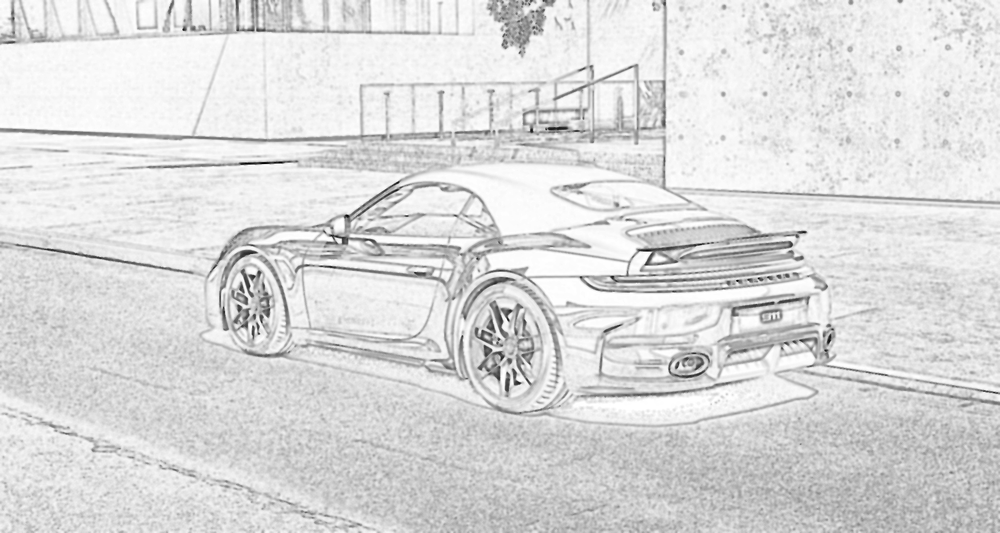
#> input picture car-sketch-project/Car_high_quality_sketch.png, 1000 x 533 px, shrunk from 2010 x 1072 before the run; its folder holds only this picture in this run
$ python car_sketch.py Car_high_quality_sketch.png out.png Car_sketch.png
#> lines starting #> are read from the running program, lines starting #| are printed output that depends on the picture
#!/usr/bin/env python3
"""
Convert a car image to a pencil sketch style.
Usage: python3 car_sketch.py <input_image> <output_image>
"""

import cv2
import numpy as np
import sys
from pathlib import Path

def create_sketch(image_path, output_path=None, sketch_type='pencil'):
    """
    Convert an image to a sketch style.

    Args:
        image_path: Path to input image
        output_path: Path to save sketch (optional)
        sketch_type: 'pencil' or 'edge' or 'cartoon'
    """
#> called with image_path = 'Car_high_quality_sketch.png', output_path = 'out.png', sketch_type = 'Car_sketch.png'

    # Read the image
    img = cv2.imread(str(image_path))
#> img is the input picture: shape (533, 1000, 3); min 0, max 255, mean 219.3
    if img is None:
        print(f"Error: Could not load image from {image_path}")
        return None

    # Convert to grayscale
    gray = cv2.cvtColor(img, cv2.COLOR_BGR2GRAY)

    if sketch_type == 'pencil':
        # Pencil sketch effect using Laplacian
        inv_gray = 255 - gray
        blurred = cv2.GaussianBlur(inv_gray, (21, 21), 0)
        sketch = cv2.divide(gray, 255 - blurred, scale=256)

    elif sketch_type == 'edge':
        # Edge detection (Canny)
        edges = cv2.Canny(gray, 100, 200)
        sketch = 255 - edges

    elif sketch_type == 'cartoon':
        # Cartoon effect: posterize with edge overlay
        blur = cv2.bilateralFilter(img, 9, 75, 75)
        edges = cv2.Canny(gray, 100, 200)
        sketch = cv2.cvtColor(edges, cv2.COLOR_GRAY2BGR)
        sketch = cv2.bitwise_and(blur, sketch)
        gray = cv2.cvtColor(sketch, cv2.COLOR_BGR2GRAY)

    # Apply sharpening
    kernel = np.array([[-1, -1, -1],
                       [-1,  9, -1],
                       [-1, -1, -1]])
    sketch = cv2.filter2D(gray, -1, kernel)
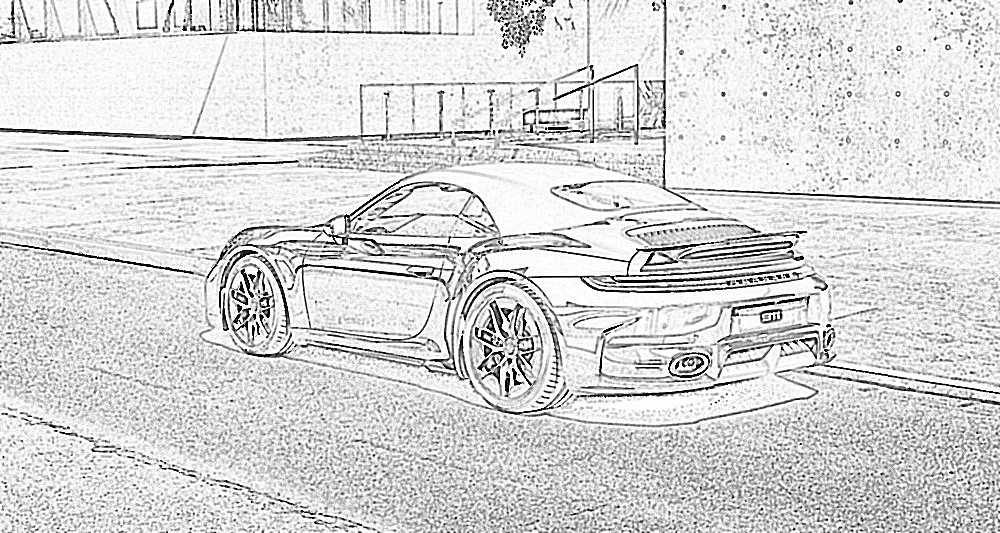
#> sketch: shape (533, 1000); min 0, max 255, mean 214.7

    # Normalize to 0-255 range
    sketch = cv2.normalize(sketch, None, 0, 255, cv2.NORM_MINMAX)

    # Save if output path provided
    if output_path:
        output_path = Path(output_path)
        output_path.parent.mkdir(parents=True, exist_ok=True)
        cv2.imwrite(str(output_path), sketch)
        print(f"Sketch saved to: {output_path}")
        return str(output_path)

    return sketch

if __name__ == '__main__':
    if len(sys.argv) < 2:
        print("Usage: python3 car_sketch.py <input_image> [output_image] [sketch_type]")
        print("Sketch types: pencil (default), edge, cartoon")
        sys.exit(1)

    input_image = sys.argv[1]
    output_image = sys.argv[2] if len(sys.argv) > 2 else None
    sketch_type = sys.argv[3] if len(sys.argv) > 3 else 'pencil'

    if not output_image:
        input_path = Path(input_image)
        output_image = input_path.parent / f"{input_path.stem}_sketch.png"

    create_sketch(input_image, output_image, sketch_type)
